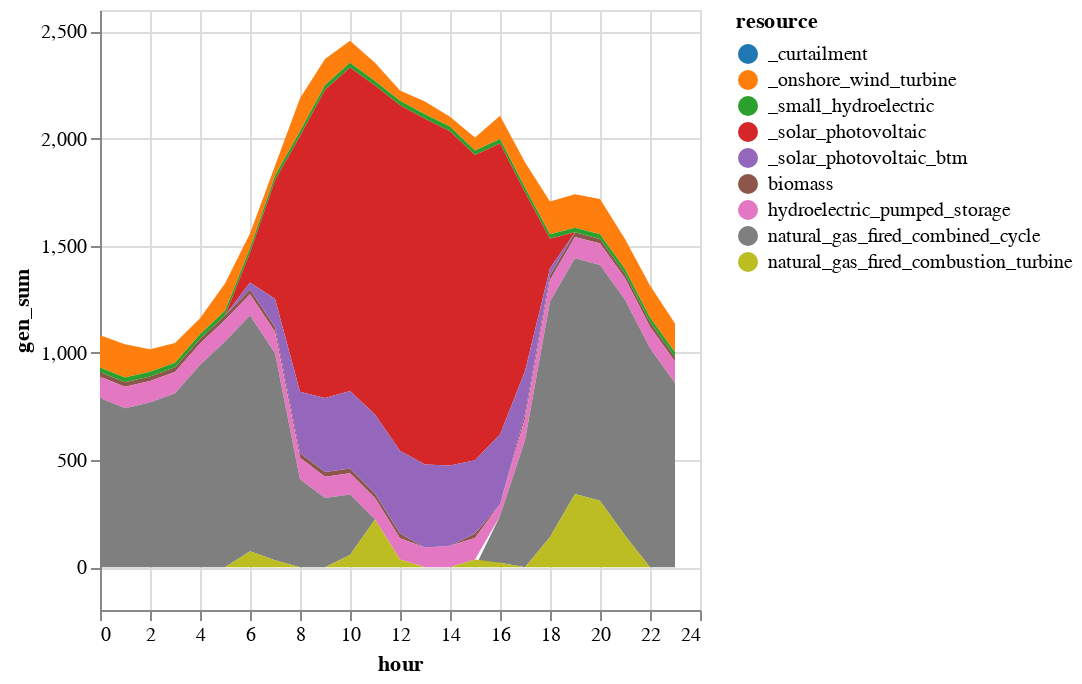

Notebook code for this chart:
### Code cell
# Plot stacked area chart of generation for the given day using vegalite

# Add in BTM solar and curtailment and plot results

# need to define T_period to use the code from Notebook 5
T_period = 1:24

sol_gen = innerjoin(UC_no_startup_sol.gen, 
                    gen_df_sens[!, [:r_id, :resource]], 
                    on = :r_id)
sol_gen = combine(groupby(sol_gen, [:resource, :hour]), 
            :gen => sum)

# Rename generators (for plotting purposes)
sol_gen[sol_gen.resource .== "solar_photovoltaic", :resource] .= "_solar_photovoltaic"
sol_gen[sol_gen.resource .== "onshore_wind_turbine", :resource] .= "_onshore_wind_turbine"
sol_gen[sol_gen.resource .== "small_hydroelectric", :resource] .= "_small_hydroelectric"

# BTM solar
btm = DataFrame(resource = repeat(["_solar_photovoltaic_btm"]; outer=length(T_period)), 
    hour = T_period,
    gen_sum = gen_variable_long[gen_variable_long.gen_full .== "wec_sdge_solar_photovoltaic_1.0",:cf] * 600)
append!(sol_gen, btm)

# Curtailment
curtail = combine(groupby(UC_no_startup_sol.curtail, [:hour]),
            :curt => sum)
curtail[!, :resource] .= "_curtailment"
rename!(curtail, :curt_sum => :gen_sum)
append!(sol_gen, curtail[:,[:resource, :hour, :gen_sum]])

# Rescale hours
sol_gen.hour = sol_gen.hour .- T_period[1]

sol_gen |>
@vlplot(:area, 
    x=:hour, y={:gen_sum, stack=:zero}, 
    color={"resource:n", scale={scheme="category10"}})

### Figure 1 — Vega-Lite specification as saved in the notebook (floating-point values rounded to 4 significant figures; data arrays with more than 128 entries replaced by an {"elided": "..."} marker saying what was removed)
{"data": {"values": {"elided": "216 records"}}, "encoding": {"color": {"field": "resource", "scale": {"scheme": "category10"}, "type": "nominal"}, "x": {"field": "hour", "type": "quantitative"}, "y": {"field": "gen_sum", "stack": "zero", "type": "quantitative"}}, "mark": "area"}
